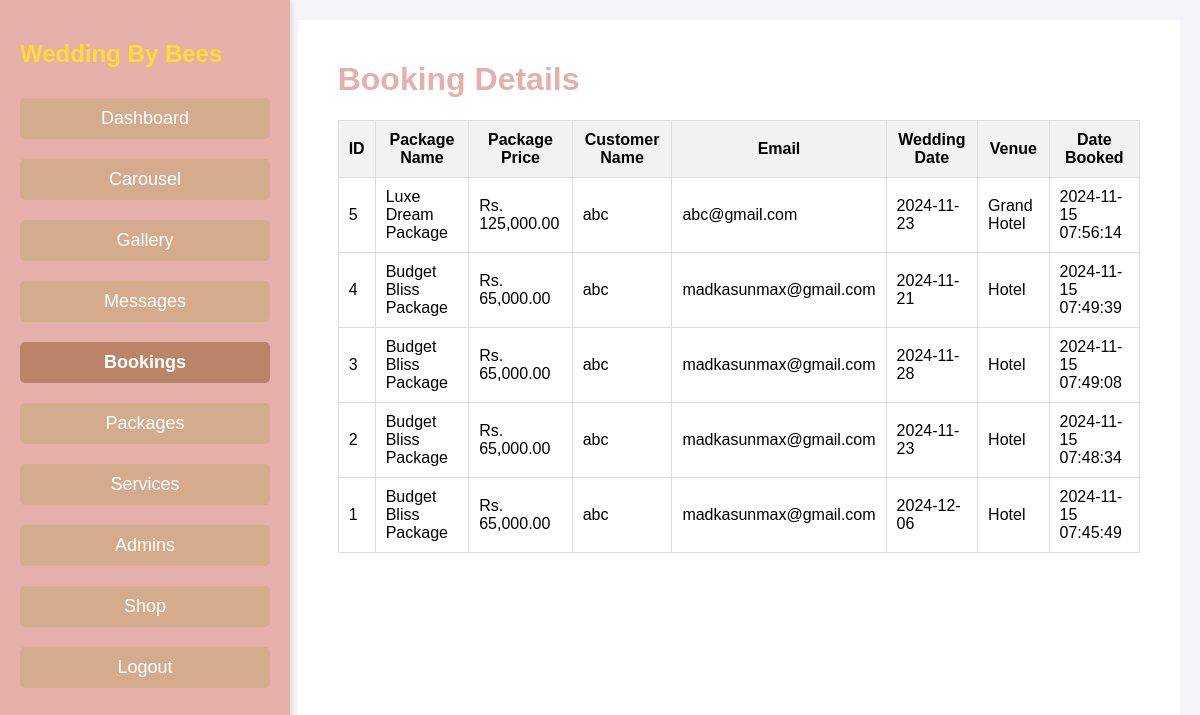
The app's page /admin/bookings.php (signed in) with its own data.
### tables this page shows
CREATE TABLE `bookings` (
  `id` int(11) NOT NULL,
  `customer_name` varchar(255) NOT NULL,
  `email` varchar(255) NOT NULL,
  `wedding_date` date NOT NULL,
  `venue` varchar(255) NOT NULL,
  `package_name` varchar(255) NOT NULL,
  `package_price` decimal(10,2) NOT NULL,
  `created_at` timestamp NOT NULL DEFAULT current_timestamp()
);

### admin/bookings.php (the view, shortened to what this page needs)
<?php
include '../inc/links.php';
?>
<?php
$sql = "SELECT id, package_name, package_price, customer_name, email, wedding_date, venue, created_at FROM bookings ORDER BY created_at DESC";
$result = $conn->query($sql);
$bookings = array();
if ($result->num_rows > 0) {
    while ($row = $result->fetch_assoc()) {
        $bookings[] = $row;
    }
} else {
    echo "No bookings found.";
}
?>
<!DOCTYPE html>
<html lang="en">
<head>
    <link rel="stylesheet" href="../css/dashboard.css">
</head>
<body>
<div class="dashboard-container">
    <?php include 'header.php' ?>
    <div class="main-content">
        <div class="booking-section">
            <h1>Booking Details</h1>
            <table class="table table-bordered">
                <thead>
                    <tr>
                        <th>ID</th>
                        <th>Package Name</th>
                        <th>Package Price</th>
                        <th>Customer Name</th>
                        <th>Email</th>
                        <th>Wedding Date</th>
                        <th>Venue</th>
                        <th>Date Booked</th>
                    </tr>
                </thead>
                <tbody>
                    <?php
                    if (!empty($bookings)) {
                        foreach ($bookings as $booking) {
                            echo "<tr>";
                            echo "<td>" . $booking['id'] . "</td>";
                            echo "<td>" . $booking['package_name'] . "</td>";
                            echo "<td>Rs. " . number_format($booking['package_price'], 2) . "</td>";
                            echo "<td>" . $booking['customer_name'] . "</td>";
                            echo "<td>" . $booking['email'] . "</td>";
                            echo "<td>" . $booking['wedding_date'] . "</td>";
                            echo "<td>" . $booking['venue'] . "</td>";
                            echo "<td>" . $booking['created_at'] . "</td>";
                            echo "</tr>";
                        }
                    } else {
                        echo "<tr><td colspan='8'>No bookings found.</td></tr>";
                    }
                    ?>
                </tbody>
            </table>
        </div>
    </div>
</div>
</body>
</html>

### css/header.css (style rules this page uses)
body { font-family: Arial, sans-serif; background-color: transparent; margin: 0; padding: 0; display: flex; background-attachment: fixed; border-color: transparent; }
.dashboard-container { display: flex; width: 100%; height: 100vh; }
.main-content { flex-grow: 1; padding: 40px; background-color: #fff; }
.main-content h1 { color: #e6b0aa; }
.main-content { flex-grow: 1; padding: 40px; background-color: #fff; margin-left: 250px; }

### css/dashboard.css (style rules this page uses)
.dashboard-container { padding: 20px; width: calc(100% - 250px); border-color: white; }
table { width: 100%; border-collapse: collapse; margin-top: 10px; }
table, th, td { border: 1px solid #ddd; padding: 10px; }
th { background-color: #f2f2f2; }
td { text-align: left; }
body { margin: 0; font-family: Arial, sans-serif; background-attachment: fixed; border-color: transparent; }
.dashboard-container { padding: 20px; width: calc(100% - 250px); }
.main-content { padding-top: 20px; }
.dashboard-container { width: 100%; margin: 0 auto; padding: 20px; font-family: Arial, sans-serif; background-color: #f4f4f9; border-color: white; }

### records on screen
bookings: id "5", package_name "Luxe Dream Package", package_price "125,000.00", customer_name "abc", email "abc@gmail.com", wedding_date "2024-11-23", venue "Grand Hotel", created_at "2024-11-15 07:56:14"
bookings: id "4", package_name "Budget Bliss Package", package_price "65,000.00", customer_name "abc", email "madkasunmax@gmail.com", wedding_date "2024-11-21", venue "Hotel", created_at "2024-11-15 07:49:39"
bookings: id "3", package_name "Budget Bliss Package", package_price "65,000.00", customer_name "abc", email "madkasunmax@gmail.com", wedding_date "2024-11-28", venue "Hotel", created_at "2024-11-15 07:49:08"
bookings: id "2", package_name "Budget Bliss Package", package_price "65,000.00", customer_name "abc", email "madkasunmax@gmail.com", wedding_date "2024-11-23", venue "Hotel", created_at "2024-11-15 07:48:34"
bookings: id "1", package_name "Budget Bliss Package", package_price "65,000.00", customer_name "abc", email "madkasunmax@gmail.com", wedding_date "2024-12-06", venue "Hotel", created_at "2024-11-15 07:45:49"
